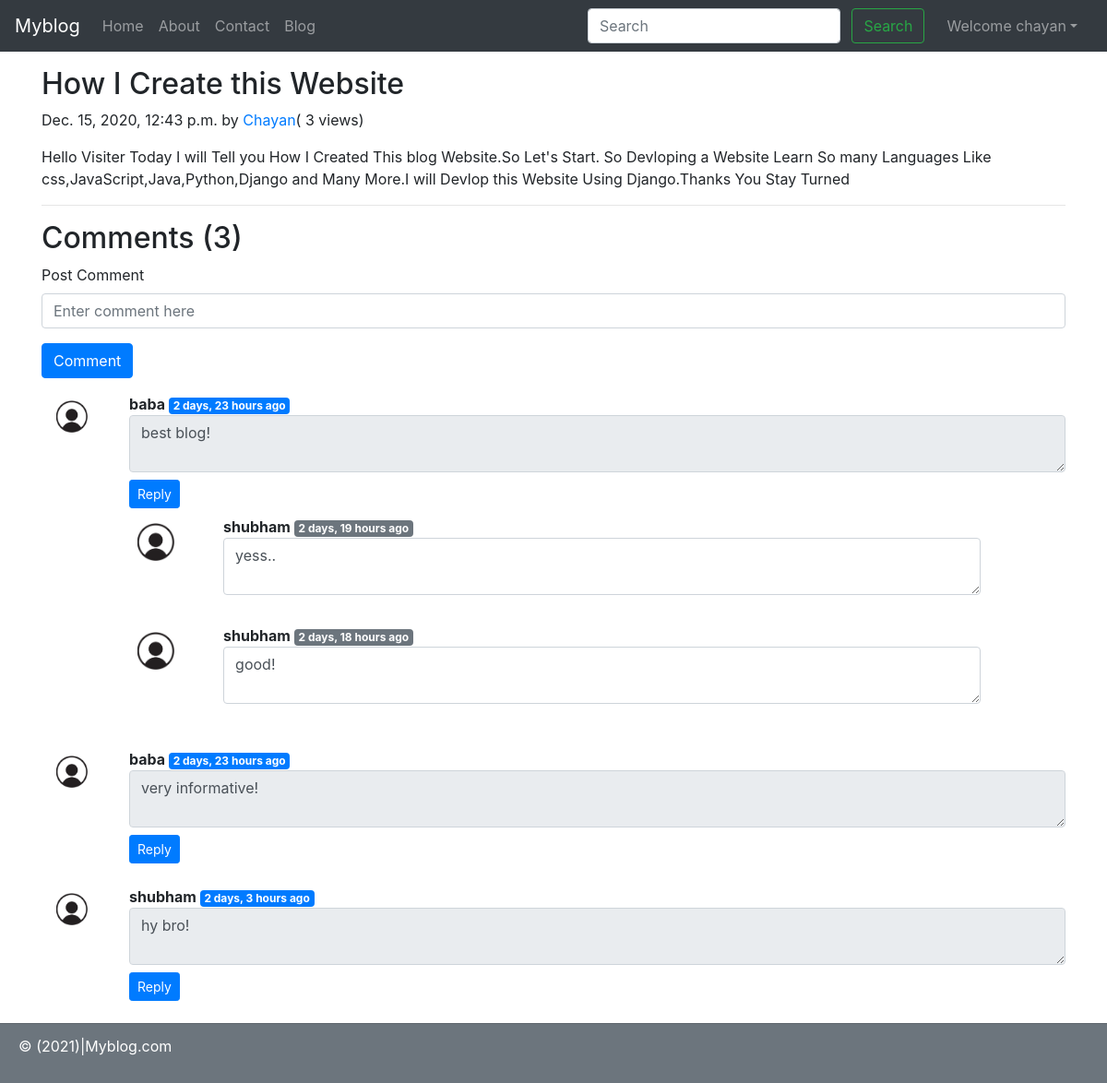
/blog/web (signed in), run on the app's committed database.
### vlog/models.py (models this page shows, shortened)
class Post(models.Model):
    sno=models.AutoField(primary_key=True)
    title=models.CharField(max_length=255)
    author=models.CharField(max_length=14)
    slug=models.CharField(max_length=130)
    views= models.IntegerField(default=0)
    timeStamp=models.DateTimeField(blank=True)
    content=models.TextField()

class BlogComment(models.Model):
    sno= models.AutoField(primary_key=True)
    comment=models.TextField()
    user=models.ForeignKey(User, on_delete=models.CASCADE)
    post=models.ForeignKey(Post, on_delete=models.CASCADE)
    parent=models.ForeignKey('self',on_delete=models.CASCADE, null=True )
    timestamp= models.DateTimeField(default=now)

### vlog/views.py (the view)
# urls.py: path('<str:slug>', views.blogPost, name="blogPost"),
def blogPost(request, slug):
    post=Post.objects.filter(slug=slug).first()
    post.views= post.views +1
    post.save()
    comments= BlogComment.objects.filter(post=post, parent=None)
    replies= BlogComment.objects.filter(post=post).exclude(parent=None)
    replyDict={}
    for reply in replies:
        if reply.parent.sno not in replyDict.keys():
            replyDict[reply.parent.sno]=[reply]
        else:
            replyDict[reply.parent.sno].append(reply)
    context={'post':post, 'comments': comments, 'user': request.user, 'replyDict': replyDict}
    return render(request, "vlog/blogPost.html", context)

### vlog/templatetags/extras.py (called while the page is built)
@register.filter(name='get_val')
def get_val(dict, key):
    return dict.get(key)

### templates/vlog/blogPost.html (shortened to what this page needs)
{% extends 'home/base.html' %}
{% block body %}
{% load humanize %}
{% load extras %}
<div class="container my-3">
    <h2 class="blog-post-title">{{post.title}}</h2>
    <p class="blog-post-meta">{{post.timeStamp}} by <a href="/about">{{post.author}}</a>(<span > {{post.views}} views</span>)</p>
    <p>{{post.content|safe}}</p>
    <hr>
    </div>
<div class="container">
    <h2> Comments ({{comments.count}}) </h2>
    <div class="my-2">
        {% if user.is_authenticated %}
        <form action="/blog/postComment" method="post">
            <div class="form-group">
                <label for="exampleInputEmail1">Post Comment </label>
                <input type="text" class="form-control" name="comment" placeholder="Enter comment here">
            </div>
            <button type="submit" class="btn btn-primary">Comment</button>
        </form>
        {% else %}
        Please login to post a comment
        {% endif %}
    </div>
    {% for comment in comments %}
    <div class="row my-3">
        <div class="col-2 col-sm-1 col-md-1  ">
            <img class="rounded mx-auto d-block p-2" style='width:50px;' src="/static/img/user.png" alt="user">
        </div>
        <div class="col-10 col-sm-11 col-md-11 ">
        <b> {{comment.user.username}} </b> <span class="badge badge-primary ">{{comment.timestamp| naturaltime}}</span>
        <div class="form-floating">
  <textarea class="form-control" placeholder="Leave comment here" id="floatingTextarea" readonly>{{comment.comment}}</textarea>
</div>
            <div class="reply mx-0">
				 {% if user.is_authenticated %}
                <button class="btn btn-sm btn-primary  mt-2" type="button" data-toggle="collapse" data-target="#replyBox{{comment.sno}}" aria-expanded="false" aria-controls="replyBox{{comment.sno}}">
                    Reply
                </button>
                 {% else %}
                <button class="btn btn-sm btn-primary mt-2" type="button" data-toggle="collapse" data-target="#replyBox{{comment.sno}}" aria-expanded="false" aria-controls="replyBox{{comment.sno}}">
                    Login to reply
                </button>
    			{% endif   %}
                <div class="replies my-2 ">
                    {% for reply in replyDict|get_val:comment.sno %}
                    <div class="row my-2">
                        <div class="col-2 col-sm-1 col-md-1 ">
                            <img class="rounded mx-auto d-block  my-2" style='width:40px;' src="/static/img/user.png" alt="user">
                        </div>
                        <div class="col-10 col-sm-11 col-md-11">
                            <div class="col-10 col-sm-10 col-md-11 ">
                                <b> {{reply.user.username}} </b> <span class="badge badge-secondary ">{{reply.timestamp| naturaltime}}</span>
                                <div class="form-floating">
  <textarea class="form-control" placeholder="Leave reply here" id="floatingTextarea">{{reply.comment}}</textarea>
</div>
                            </div>
                            <br>
                        </div>
                    </div>
                    {% endfor %}
                </div>
            </div>
        </div>
    </div>
    {% endfor %}
</div>
 <div class="card-footer text-muted bg-secondary">
    <p style="color:white">&copy; (2021)|Myblog.com</p>
  </div>
{% endblock %}

### templates/home/base.html (shortened to what this page needs)
<!doctype html>
<html lang="en">
  <head>
    <link rel="stylesheet" href="https://stackpath.bootstrapcdn.com/bootstrap/4.5.2/css/bootstrap.min.css">
  </head>
  <body>
    <nav class="navbar navbar-expand-lg navbar-dark bg-dark">
        <a class="navbar-brand" href="/">Myblog</a>
        <div class="collapse navbar-collapse" id="navbarSupportedContent">
          <ul class="navbar-nav mr-auto">
            <li class="nav-item {% block homeactive %}  {% endblock homeactive %}">
              <a class="nav-link" href="/">Home <span class="sr-only">(current)</span></a>
            </li>
            <li class="nav-item {% block aboutactive %}  {% endblock aboutactive %}" >
              <a class="nav-link" href="/about">About</a>
            </li>
            <li class="nav-item {% block contactactive %}  {% endblock contactactive %} ">
              <a class="nav-link" href="/contact">Contact</a>
            </li>
            <li class="nav-item {% block blogactive %}  {% endblock blogactive %} ">
              <a class="nav-link" href="/blog">Blog</a>
            </li>
          </ul>
          <div class="ml-auto form-inline ">
          <form method="get" action="/search"class="my-2 my-lg-0 mx-3">
            <input class="form-control mr-sm-2" type="search" placeholder="Search" aria-label="Search" name="query" id="query">
            <button class="btn btn-outline-success my-2 my-sm-0 " type="submit">Search</button>
          </form>
{% if user.is_authenticated %}
<ul class="navbar-nav mr-2">
<li class="nav-item dropdown">
<a class="nav-link dropdown-toggle" href='#' id="navbarDropdown" role="button" data-toggle="dropdown"> Welcome {{request.user}}</a>
      </li>
      </ul>
      </div>
{% endif %}
        </div>
      </nav>
      {% block body %}
       {% endblock body %}
  </body>
</html>

### data on the page
Post: title "How I Create this Website", timeStamp "Dec. 15, 2020, 12:43 p.m.", author "Chayan", views "3", content "Hello Visiter Today I will Tell you How I Created This blog Website.So Let's Start. So Devloping a Website Learn So many Languages Like css,JavaScript,Java,Python,Django and Many More.I will Devlop this Website Using Django.Thanks You Stay Turned"
BlogComment: user.username "baba", timestamp "2 days, 23 hours ago", comment "best blog!"
BlogComment: user.username "shubham", timestamp "2 days, 19 hours ago", comment "yess.."
BlogComment: user.username "shubham", timestamp "2 days, 18 hours ago", comment "good!"
BlogComment: user.username "baba", timestamp "2 days, 23 hours ago", comment "very informative!"
BlogComment: user.username "shubham", timestamp "2 days, 3 hours ago", comment "hy bro!"

### other printed values
{{ request.user }} "chayan"
{{ comments.count }} "3"
